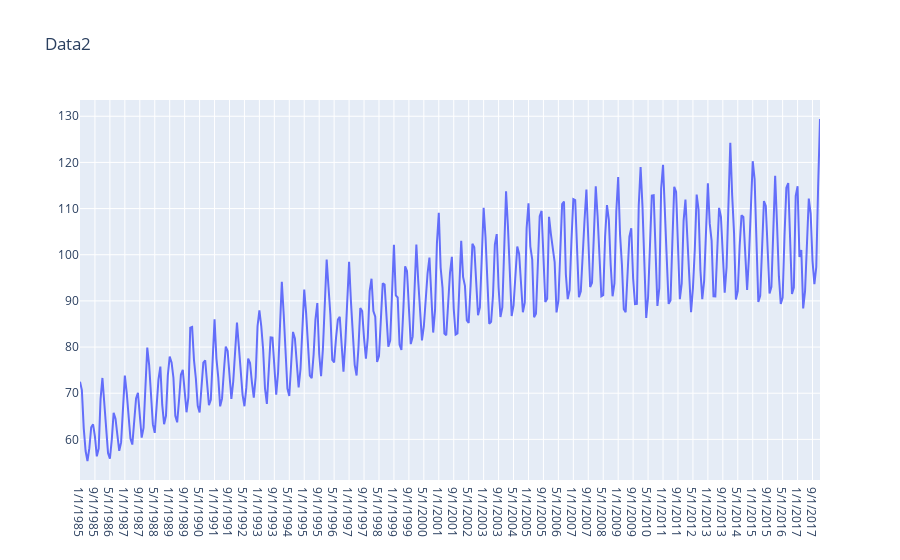

Write notebook code for a chart like this one.
### Code cell
trace0 = go.Scatter(
            x = data2['DATE'], y = data2['IPG2211A2N'], name='IPG2211A2N'
            )
    
data = [trace0 ]
layout = {'title': 'Data2'}
    
fig = go.Figure(data=data, layout=layout)
iplot(fig)

### Figure 1 — Plotly figure (JSON) as saved in the notebook; plotly's stock layout.template omitted (floating-point values rounded to 4 significant figures; data arrays with more than 128 entries replaced by an {"elided": "..."} marker saying what was removed)
{"data": [{"name": "IPG2211A2N", "type": "scatter", "x": {"elided": "397 str values"}, "y": {"elided": "397 float values"}}], "layout": {"title": {"text": "Data2"}}}
